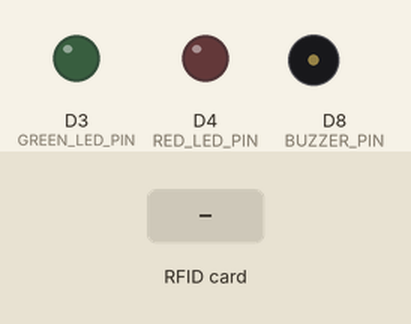
A sketch run on a simulated ESP8266 (NodeMCU). Shown: output pins drawn as LEDs (lit = HIGH), buzzer (waves = sounding, pin HIGH). The inputs (shaded band) are chosen by the test bench. WiFi joins after 1.5 s; servers stay silent unless stated; uploads are accepted with an empty reply; what the sketch prints to the serial monitor is not drawn.

Above: at 2.7 s.
2.8 s: RFID card 5E 7A 19 C4 held to the reader
At 3.5 s:
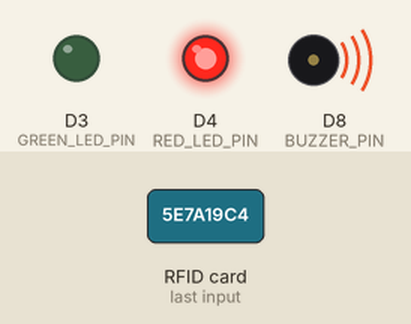
At 5.5 s:
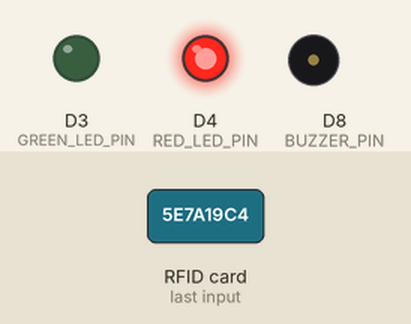
Timing chart, 0 to 7.5 s (numbered marks = the images above; inputs shaded):
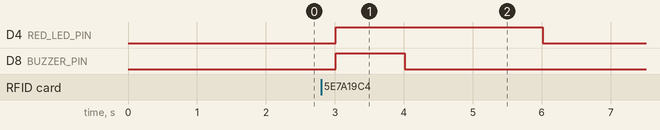

The sketch:

register.ino
```cpp
#include <SPI.h>
#include <MFRC522.h>
#include <ESP8266WiFi.h>
#include <ESP8266HTTPClient.h>
#include <WiFiClient.h>
#include <ArduinoJson.h>

const char* ssid = "Salmidi81"; // Ganti dengan SSID WiFi yang sesuai
const char* password = "Asdf1234"; // Ganti dengan password WiFi yang sesuai

String serverName = "http://192.168.1.3:8000/api/rfid"; // Ganti dengan IP server Laravel yang sesuai

#define RST_PIN D1
#define SDA_PIN D2
#define GREEN_LED_PIN D3 // Pin untuk LED Hijau
#define RED_LED_PIN D4   // Pin untuk LED Merah
#define BUZZER_PIN D8

MFRC522 mfrc522(SDA_PIN, RST_PIN);

void setup() {
  Serial.begin(9600);
  pinMode(GREEN_LED_PIN, OUTPUT);
  pinMode(RED_LED_PIN, OUTPUT);
  pinMode(BUZZER_PIN, OUTPUT);

  WiFi.begin(ssid, password);
  Serial.println("Connecting");
  while (WiFi.status() != WL_CONNECTED) {
    delay(500);
    Serial.print(".");
  }

  SPI.begin();
  mfrc522.PCD_Init();
  Serial.println("Put your card to the reader...");
  Serial.println(WiFi.localIP());
}

void loop() {
  if (!mfrc522.PICC_IsNewCardPresent()) {
    return;
  }

  if (!mfrc522.PICC_ReadCardSerial()) {
    return;
  }

  Serial.print("UID tag :");
  String content = "";

  for (byte i = 0; i < mfrc522.uid.size; i++) {
    Serial.print(mfrc522.uid.uidByte[i] < 0x10 ? " 0" : " ");
    Serial.print(mfrc522.uid.uidByte[i], HEX);
    content.concat(String(mfrc522.uid.uidByte[i] < 0x10 ? " 0" : " "));
    content.concat(String(mfrc522.uid.uidByte[i], HEX));
  }

  Serial.println();
  content.toUpperCase();

  HTTPClient http;
  WiFiClient client;

  http.begin(client, serverName);
  http.addHeader("Content-Type", "application/json");

  // Format data sebagai JSON
  String jsonData;
  StaticJsonDocument<200> doc;
  doc["rfid"] = content.substring(1);
  serializeJson(doc, jsonData);

  int httpCode = http.POST(jsonData);
  Serial.print("HTTP Response Code: ");
  Serial.println(httpCode);

  if (httpCode > 0) {
    if (httpCode == HTTP_CODE_OK) {
      String payload = http.getString();
      Serial.print("Server Response: ");
      Serial.println(payload);

      if (payload.indexOf("success") != -1) {
        digitalWrite(GREEN_LED_PIN, HIGH);
        delay(1000);
        digitalWrite(GREEN_LED_PIN, LOW);
        Serial.println("LED Hijau dinyalakan");
      } else {
        digitalWrite(RED_LED_PIN, HIGH);
        buzzBuzzer(1000, 1);
        delay(1000);
        digitalWrite(RED_LED_PIN, LOW);
        Serial.println("LED Merah dinyalakan");
      }
    } else {
      digitalWrite(RED_LED_PIN, HIGH);
      buzzBuzzer(1000, 1);
      delay(1000);
      digitalWrite(RED_LED_PIN, LOW);
      Serial.println("LED Merah dinyalakan");
    }
  } else {
    digitalWrite(RED_LED_PIN, HIGH);
    buzzBuzzer(1000, 3);
    delay(1000);
    digitalWrite(RED_LED_PIN, LOW);
    Serial.println("Gagal terhubung ke server");
  }

  http.end();
  delay(1000);
}

void buzzBuzzer(int delayTime, int repeatCount) {
  for (int i = 0; i < repeatCount; i++) {
    digitalWrite(BUZZER_PIN, HIGH);
    delay(delayTime);
    digitalWrite(BUZZER_PIN, LOW);
    delay(delayTime);
  }
}
```

Measured:
- after the input at 2.8 s, D4 (RED_LED_PIN): LOW → HIGH after 0.21 s, → LOW 3.0 s later; D8 (BUZZER_PIN): LOW → HIGH after 0.21 s, → LOW 1.0 s later
